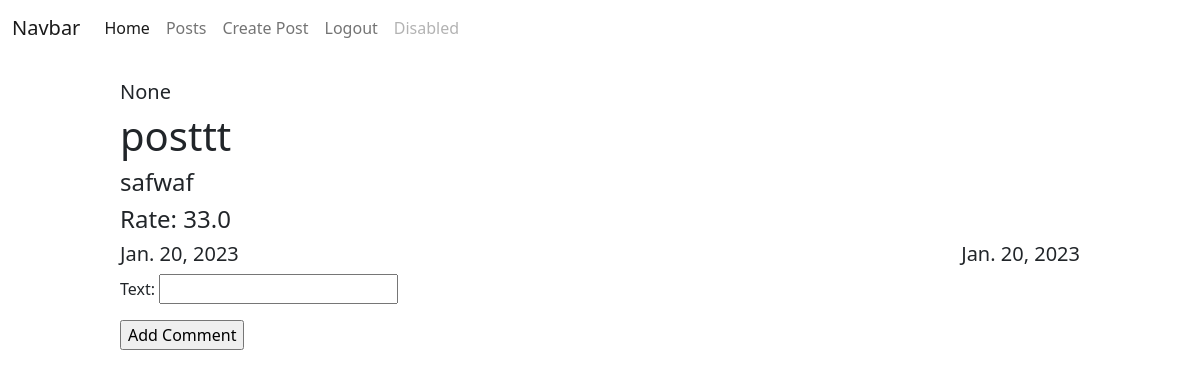
Page /posts/2/ (signed in) on the committed database.
### posts/models.py (models this page shows)
class Post(models.Model):
    author = models.ForeignKey(User, on_delete=models.CASCADE, null=True)
    image = models.ImageField(blank=True, null=True)
    title = models.CharField(max_length=255)
    description = models.TextField()
    rate = models.FloatField()
    created_date = models.DateField(auto_now_add=True)
    modified_date = models.DateField(auto_now=True)

### posts/views.py (the view, shortened to what this page needs)
# urls.py: path('posts/<int:id>/', post_detail_view),
def post_detail_view(request, id):
    if request.method == 'GET':
        post_obj = Post.objects.get(id=id)
        comments = Comment.objects.filter(post=post_obj)
        context = {
            'post': post_obj,
            'comments': comments,
            'form': CommentCreateForm
        }
        return render(request, 'posts/detail.html', context=context)

### templates/posts/detail.html (shortened to what this page needs)
{% extends 'layouts/index.html' %}
{% block content %}
    <div class="post">
    <h5>{{ post.author }}</h5>
        <h1>{{ post.title }}</h1>
        <h4>{{ post.description }}</h4>
        <h4>Rate: {{ post.rate }}</h4>
        <div class="dates">
            <h5>{{ post.created_date }}</h5>
            <h5>{{ post.modified_date }}</h5>
        </div>
        <div class="create_comment">
            <form action="/posts/{{ post.id }}/" method="post">
                {{ form.as_p }}
                <input type="submit" value="Add Comment">
            </form>
        </div>
    </div>
{% endblock %}

### templates/posts/detail.html (style rules this page uses)
.post { width: 80%; margin-left: 10%; }
.dates { display: flex; justify-content: space-between; }

### rows in the picture
Post: author "None", title "posttt", description "safwaf", rate "33.0", created_date "Jan. 20, 2023", modified_date "Jan. 20, 2023"
